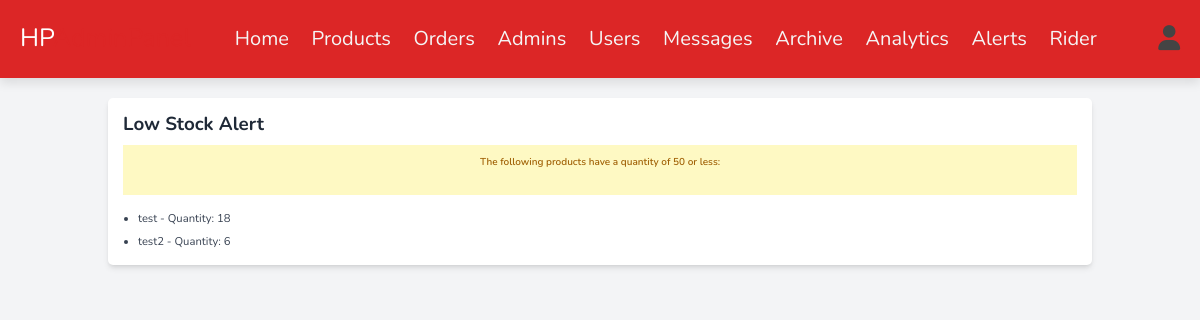
The app's page /admin/inventory_alert.php (signed in) with its own data.
### tables this page shows
CREATE TABLE `products` (
  `id` int(11) NOT NULL,
  `name` varchar(255) NOT NULL,
  `manufacturer` varchar(255) NOT NULL,
  `type` varchar(255) NOT NULL,
  `automobile_type` varchar(255) NOT NULL,
  `price` decimal(10,2) NOT NULL,
  `selling_price` decimal(10,2) NOT NULL,
  `details` text NOT NULL,
  `image_01` varchar(255) NOT NULL,
  `image_02` varchar(255) NOT NULL,
  `image_03` varchar(255) NOT NULL,
  `category` varchar(255) NOT NULL,
  `quantity` int(11) NOT NULL,
  `date` date NOT NULL
);

### admin/inventory_alert.php (the view, shortened to what this page needs)
<?php
include '../components/connect.php';
$check_quantity = $conn->prepare("SELECT * FROM `products` WHERE quantity <= 50");
$check_quantity->execute();
$low_stock_products = $check_quantity->fetchAll(PDO::FETCH_ASSOC);
?>
<!DOCTYPE html>
<html lang="en">
<head>
    <script src="https://cdn.tailwindcss.com"></script>
    <link rel="stylesheet" href="../css/admin_style.css">
    <link rel="stylesheet" href="https://cdn.jsdelivr.net/npm/sweetalert2@11/dist/sweetalert2.min.css">
</head>
<body class="bg-gray-100">
<?php include '../components/admin_header.php'; ?>
<section class="container mx-auto p-8">
    <div class="bg-white shadow-md rounded-lg p-6">
        <h1 class="text-3xl font-bold text-gray-800 mb-4">Low Stock Alert</h1>
        <?php if (!empty($low_stock_products)): ?>
            <div class="bg-yellow-100 border-l-4 border-yellow-500 text-yellow-700 p-4 mb-6">
                <h3 class="font-semibold">The following products have a quantity of 50 or less:</h3>
            </div>
            <ul class="list-disc pl-6 space-y-2">
                <?php foreach ($low_stock_products as $product): ?>
                    <li class="text-lg text-gray-700">
                        <?= $product['name'] . ' - Quantity: ' . $product['quantity']; ?>
                    </li>
                <?php endforeach; ?>
            </ul>
        <?php else: ?>
            <div class="bg-green-100 border-l-4 border-green-500 text-green-700 p-4">
                <p>All products are sufficiently stocked.</p>
            </div>
        <?php endif; ?>
    </div>
</section>
</body>
</html>

### css/admin_style.css (style rules this page uses)
:root { --main-color:#dc2626; --orange:#b91c1c; --red:#91091E; --black:#444; --white:#fff; --light-color:#777; --light-bg:#e9e9e9; --border:.2rem solid var(--black); --box-shadow:0 .5rem 1rem rgba(0,0,0,.1); }
* { font-family: 'Nunito', sans-serif; margin:0; padding:0; box-sizing: border-box; outline: none; border:none; text-decoration: none; }
html { font-size: 62.5%; overflow-x: hidden; }
body { background-color: var(--light-bg); }
section { padding:2rem; max-width: 1200px; margin:0 auto; }

### css/style.css (style rules this page uses)
:root { --main-color:#dc2626; --orange:#b91c1c; --red:#91091E; --black:#444; --white:#fff; --light-color:#777; --light-bg:#f5f5f5; --border:.2rem solid var(--black); --box-shadow:0 .5rem 1rem rgba(0,0,0,.1); }
* { font-family: 'Nunito', sans-serif; margin:0; padding:0; box-sizing: border-box; outline: none; border:none; text-decoration: none; }
html { font-size: 62.5%; overflow-x: hidden; }
body { background-color: var(--light-bg); }
section { padding: 2rem; max-width: 1200px; margin: 0 auto; }
h3 { text-align: center; margin-bottom: 1.5rem; }

### records on screen
products: name "test", quantity "18"
products: name "test2", quantity "6"
